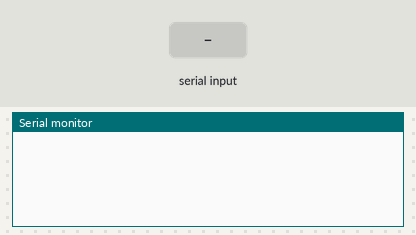
Recording of a sketch running on a simulated Arduino Uno, built with avr-gcc and run on an emulated ATmega328P. On the bench: the last lines printed to the serial monitor. The inputs (shaded band) are chosen by the test bench.

Above: at 1.2 s.
1.3 s: "90,45\n" received over Serial
At 2.4 s:
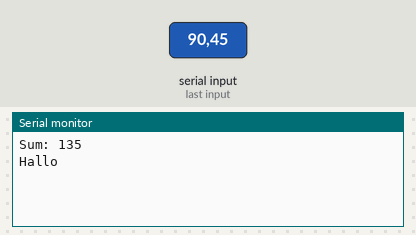
2.8 s: "30,150\n" received over Serial
At 3.6 s:
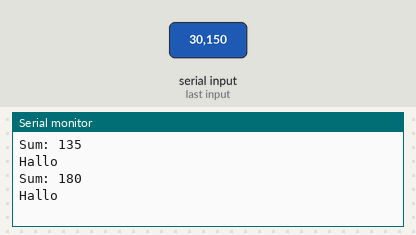

Measured:
- after the input at 1.3 s, the serial monitor: prints a new line at once (image 1)
- after the input at 2.8 s, the serial monitor: prints a new line at once (image 2)

The sketch:

SerialTest.ino
```cpp
int getTwoNumbers(int &num1, int &num2) {
  if (Serial.available() >= 2) {
    num1 = Serial.parseInt();
    num2 = Serial.parseInt();

    if (Serial.read() == '\n') {
      return 1; // Return 1 to indicate successful parsing
    }
  }
  return 0; // Return 0 if there are not enough bytes or the input is not complete
}

void calculateAndSendSum(int num1, int num2) {
  int sum = num1 + num2;
  Serial.println("Sum: " + String(sum));
  Serial.println("Hallo");
}

void setup() {
  Serial.begin(9600);
}

void loop() {
  int num1, num2;

  if (getTwoNumbers(num1, num2)) {
    calculateAndSendSum(num1, num2);
  }
}
```
